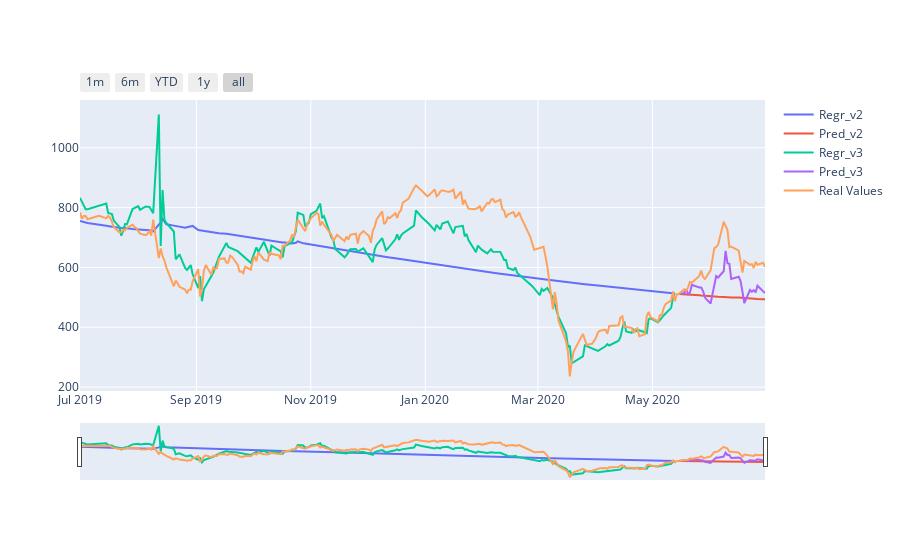

Notebook cell for this chart:
### Markdown cell above
## Data Visualization

### Code cell
fig = go.Figure()

fig.add_trace(go.Scatter(x=regr_v2.index, y=regr_v2,
                    mode='lines',
                    name='Regr_v2'))

fig.add_trace(go.Scatter(x=pred_v2.index, y=pred_v2,
                    mode='lines',
                    name='Pred_v2'))

fig.add_trace(go.Scatter(x=regr_v3.index, y=regr_v3,
                    mode='lines',
                    name='Regr_v3'))

fig.add_trace(go.Scatter(x=pred_v3.index, y=pred_v3,
                    mode='lines',
                    name='Pred_v3'))

fig.add_trace(go.Scatter(x=data.loc['2019-07-01':].index, y=data['YPF'].loc['2019-07-01':],
                    mode='lines',
                    name='Real Values'))

fig.update_xaxes(
    rangeslider_visible=True,
    rangeselector=dict(
        buttons=list([
            dict(count=1, label="1m", step="month", stepmode="backward"),
            dict(count=6, label="6m", step="month", stepmode="backward"),
            dict(count=1, label="YTD", step="year", stepmode="todate"),
            dict(count=1, label="1y", step="year", stepmode="backward"),
            dict(step="all")
        ])
    )
)


fig.show()

### Figure 1 — Plotly figure (JSON) as saved in the notebook; plotly's stock layout.template omitted (floating-point values rounded to 4 significant figures; data arrays with more than 128 entries replaced by an {"elided": "..."} marker saying what was removed)
{"data": [{"mode": "lines", "name": "Regr_v2", "type": "scatter", "x": {"elided": "149 str values"}, "y": {"elided": "149 float values"}}, {"mode": "lines", "name": "Pred_v2", "type": "scatter", "x": ["2020-05-15T00:00:00", "2020-05-18T00:00:00", "2020-05-19T00:00:00", "2020-05-20T00:00:00", "2020-05-21T00:00:00", "2020-05-22T00:00:00", "2020-05-26T00:00:00", "2020-05-27T00:00:00", "2020-05-28T00:00:00", "2020-05-29T00:00:00", "2020-06-01T00:00:00", "2020-06-02T00:00:00", "2020-06-03T00:00:00", "2020-06-04T00:00:00", "2020-06-05T00:00:00", "2020-06-08T00:00:00", "2020-06-09T00:00:00", "2020-06-10T00:00:00", "2020-06-11T00:00:00", "2020-06-12T00:00:00", "2020-06-16T00:00:00", "2020-06-17T00:00:00", "2020-06-18T00:00:00", "2020-06-19T00:00:00", "2020-06-22T00:00:00", "2020-06-23T00:00:00", "2020-06-24T00:00:00", "2020-06-25T00:00:00", "2020-06-26T00:00:00", "2020-06-29T00:00:00", "2020-06-30T00:00:00"], "y": [511.0, 510.5, 509.8, 509.0, 508.2, 507.8, 507.0, 506.2, 505.5, 505.1, 504.3, 503.5, 502.8, 502.4, 501.6, 500.8, 501.1, 500.4, 499.6, 499.5, 499.1, 498.4, 497.6, 497.2, 496.4, 496.4, 495.6, 494.9, 494.1, 494.0, 493.3]}, {"mode": "lines", "name": "Regr_v3", "type": "scatter", "x": {"elided": "149 str values"}, "y": {"elided": "149 float values"}}, {"mode": "lines", "name": "Pred_v3", "type": "scatter", "x": ["2020-05-15T00:00:00", "2020-05-18T00:00:00", "2020-05-19T00:00:00", "2020-05-20T00:00:00", "2020-05-21T00:00:00", "2020-05-22T00:00:00", "2020-05-26T00:00:00", "2020-05-27T00:00:00", "2020-05-28T00:00:00", "2020-05-29T00:00:00", "2020-06-01T00:00:00", "2020-06-02T00:00:00", "2020-06-03T00:00:00", "2020-06-04T00:00:00", "2020-06-05T00:00:00", "2020-06-08T00:00:00", "2020-06-09T00:00:00", "2020-06-10T00:00:00", "2020-06-11T00:00:00", "2020-06-12T00:00:00", "2020-06-16T00:00:00", "2020-06-17T00:00:00", "2020-06-18T00:00:00", "2020-06-19T00:00:00", "2020-06-22T00:00:00", "2020-06-23T00:00:00", "2020-06-24T00:00:00", "2020-06-25T00:00:00", "2020-06-26T00:00:00", "2020-06-29T00:00:00", "2020-06-30T00:00:00"], "y": [511.0, 514.5, 527.0, 510.9, 515.7, 541.8, 533.0, 533.0, 520.9, 499.2, 479.4, 511.7, 541.4, 571.1, 566.3, 587.2, 655.5, 614.1, 612.0, 561.6, 568.6, 554.7, 518.0, 480.4, 524.5, 518.7, 524.0, 516.4, 538.9, 520.6, 514.3]}, {"mode": "lines", "name": "Real Values", "type": "scatter", "x": {"elided": "243 str values"}, "y": {"elided": "243 float values"}}], "layout": {"xaxis": {"rangeselector": {"buttons": [{"count": 1, "label": "1m", "step": "month", "stepmode": "backward"}, {"count": 6, "label": "6m", "step": "month", "stepmode": "backward"}, {"count": 1, "label": "YTD", "step": "year", "stepmode": "todate"}, {"count": 1, "label": "1y", "step": "year", "stepmode": "backward"}, {"step": "all"}]}, "rangeslider": {"visible": true}}}}
